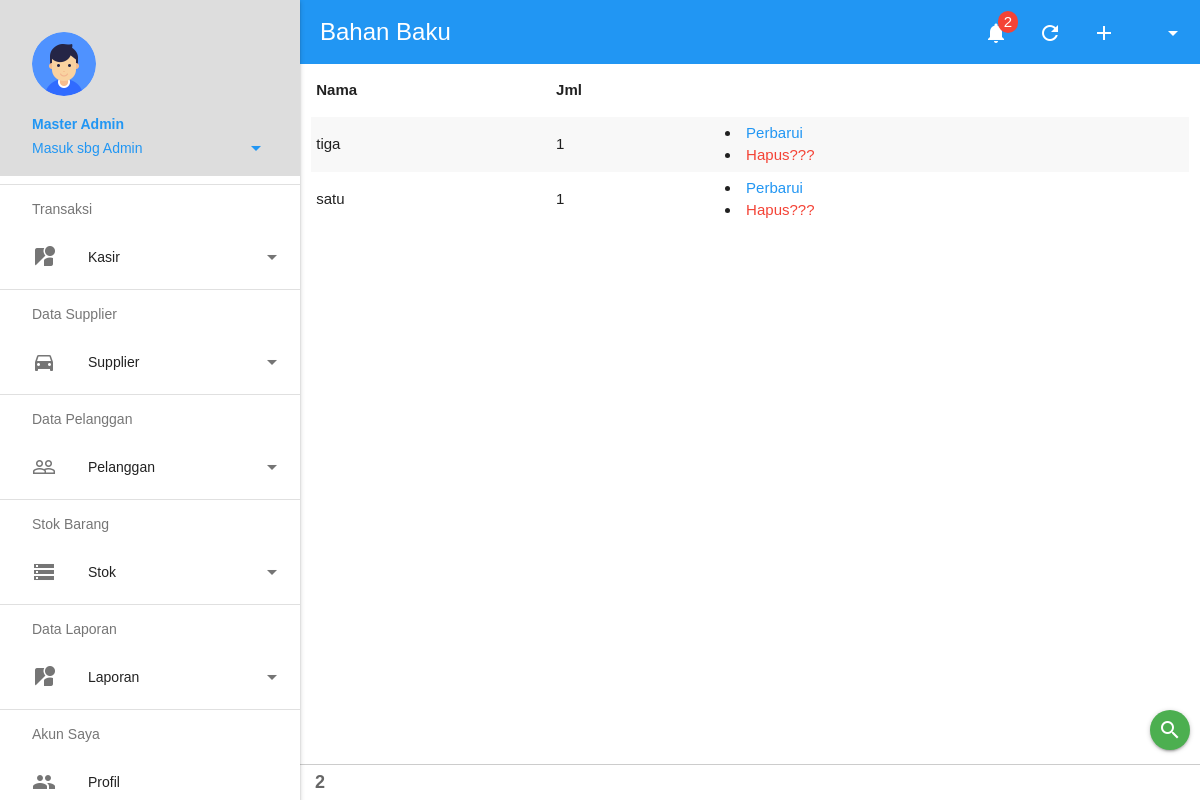
/index.php/material_product, run on the app's committed database.
### tables this page shows
CREATE TABLE `material_product` (
  `id` int(11) NOT NULL,
  `material_id` int(11) DEFAULT NULL,
  `product_id` int(11) DEFAULT NULL,
  `quantity` int(5) DEFAULT NULL,
  `created_at` timestamp NULL DEFAULT NULL,
  `updated_at` timestamp NULL DEFAULT NULL
);

CREATE TABLE `material` (
  `id` int(11) NOT NULL,
  `name` varchar(128) DEFAULT NULL,
  `quantity` int(5) DEFAULT NULL,
  `created_at` timestamp NULL DEFAULT NULL,
  `updated_at` timestamp NULL DEFAULT NULL
);

### application/controllers/Material_product.php (called while the page is built, shortened)
<?php
class Material_product extends CI_Controller {
	function __construct() {
        $this->load->model('m_material_product','material_product');
        $this->load->library('Ajax_pagination');
        $this->perPage = 5;
    }
    public function index(){
        $data = array();
        $totalRec = count($this->material_product->getRows());
        $data['material_product'] = $this->material_product->getRows(array('limit'=>$this->perPage));
		$data['material'] = $this->db->get("material")->result_array();
        $this->load->view('admin/material-product', $data);
    }
}

### index.php (called while the page is built, shortened)
<?php
require_once BASEPATH.'core/CodeIgniter.php';

### application/models/M_material_product.php (called while the page is built, shortened)
<?php defined('BASEPATH') OR exit('No direct script access allowed');
class M_material_product extends CI_Model
{
    var $table = 'material_product';
	function getRows($params = array()){
		$this->db->select('mp.id, mp.material_id , mp.product_id, mp.quantity , m.name');
		$this->db->join('material as m', 'm.id = mp.material_id', 'left');
        $this->db->from($this->table. ' as mp');
        if(!empty($params['search']['sortBy'])){
			$this->db->order_by('mp.id','desc');
        }else{
            $this->db->order_by('mp.id','desc');
        }
        if(array_key_exists("start",$params) && array_key_exists("limit",$params)){
            $this->db->limit($params['limit'],$params['start']);
        }elseif(!array_key_exists("start",$params) && array_key_exists("limit",$params)){
            $this->db->limit($params['limit']);
        }
		$this->db->where('product_id',$this->session->userdata('product_id'));
        $query = $this->db->get();
        return ($query->num_rows() > 0)?$query->result_array(): array();
    }
}

### application/views/admin/material-product.php (the view, shortened to what this page needs)
<div class="row">
	<div class="col s12" id="postList">
		<table class="striped">
			<thead>
				<tr>
					<th>Nama</th>
					<th>Jml</th>
					<th style="text-align: center;"></th>
				</tr>
			</thead>
			<tbody>
				<?php if(!empty($material_product)): foreach($material_product as $key=> $item): ?>
					<tr>
						<td><?php echo $item['name']?></td>
						<td><?php echo $item['quantity']?></td>
						<td>
							<li><a href="#tambah_form" onclick="edit_material_product(<?php echo $item['id']; ?>)" class="blue-text" >Perbarui</a></li>
							<li><a href="#!" onclick="delete_material_product(<?php echo $item['id']; ?>)" class="red-text">Hapus???</a></li>
						</td>
					</tr>
				<?php  endforeach; else: ?>
					<tr><td colspan="4">Material Product(s) not available.</td></tr>
				<?php endif; ?>
			</tbody>
			<?php echo $this->ajax_pagination->create_links();?>
		</table>
	</div>
</div>
<div class="floating-button-wrapper">
	<a href="javascript:void(0)" data-target="search_modal" class="btn-floating btn waves-effect waves-light green modal-trigger"><i class="material-icons">search</i></a>
</div>

### assets/css/style.css (style rules this page uses)
body { font-family: Arial, Helvetica, sans-serif; }
tr,td { padding:5px; }
th { text-align: left; }
.floating-button-wrapper { position: fixed; z-index: 99; right: 10px; bottom: 50px; }

### data on the page
material_product: material.name "tiga", quantity "1"
material_product: material.name "satu", quantity "1"

### other printed values
$title "Bahan Baku"
$info "2"
